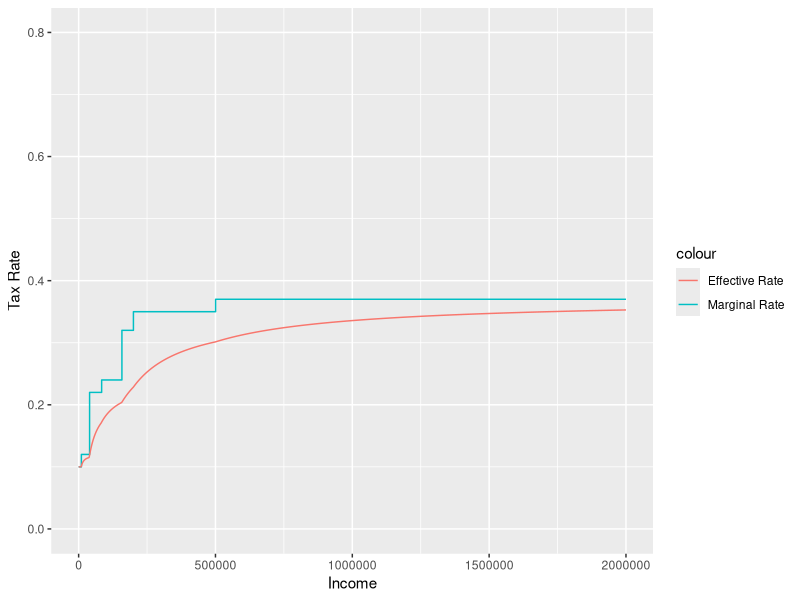
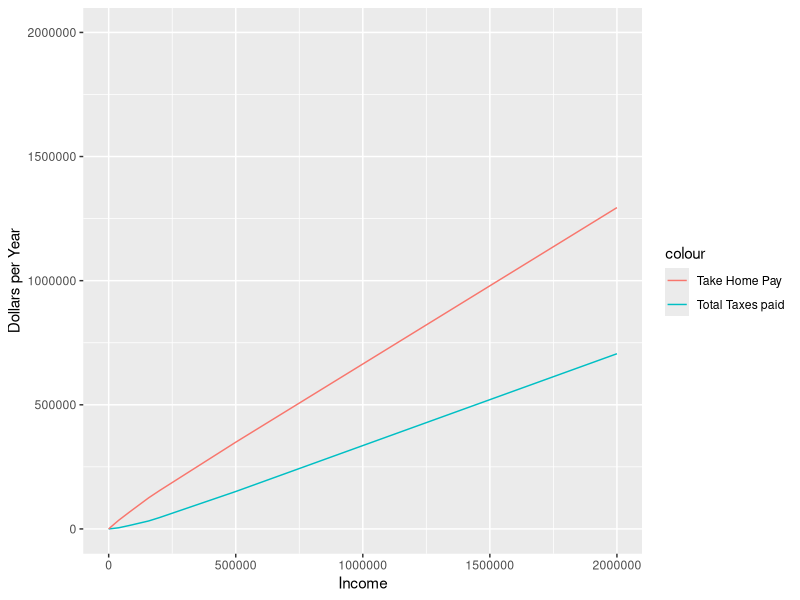

The R script that drew these images, in order:
# Lets talk about TAXES
library(ggplot2)


# Generate function for piecewise splits
splits    <- c(  0, 9525, 38700, 82500, 157500, 200000, 500000, 10000000)
rates     <- c(0.1, 0.12,  0.22,  0.24,   0.32,   0.35,   0.37, 0.7)
rate_function <- stepfun(splits[-1], rates)
max_income <- 2000000


# Calculate actual taxes paid
taxes <- function(x, ...){
    bracket <- max(which(splits < x))  
    priors <- sum((splits[1:bracket]- c(0,splits[1:(bracket - 1)])) * c(0,rates[1:(bracket - 1)]))
    marginal <- rates[bracket]*(x - splits[bracket])   
    return(priors + marginal)
}

# Calculate Take Home Pay
take_home <- function(x, ...){
    return(x - taxes(x))
}

# calculate the actual tax rate
effective_tax_rate <- function(x, ...){
    return(taxes(x) / x)
}

# vectorize the tax rate function
v_tax_rate <- function(x, splits, rates){
    return(sapply(x, FUN = effective_tax_rate))
}

# vectorize the taxes paid function
v_taxes_paid <- function(x, splits, rates){
    return(sapply(x, FUN = taxes))
}

# vectorize the taxes paid function
v_take_home <- function(x, splits, rates){
    return(sapply(x, FUN = take_home))
}

# Plot marginal and effective rates, total taxes paid, and take home pay
ggplot(data.frame(x=c(1,max_income)), aes(x)) +
  stat_function(fun=rate_function, geom="step", aes(colour="Marginal Rate"), n=1000, size = 0.5) +
  stat_function(fun=v_tax_rate, geom="path", aes(colour="Effective Rate"),   n=1000, size = 0.5) +
  ylim(0,0.8) + 
  xlab("Income") +
  ylab("Tax Rate")

ggplot(data.frame(x=c(1,max_income)), aes(x)) +
  stat_function(fun=v_taxes_paid, geom="path", aes(colour="Total Taxes paid"),n=1000, size = 0.5) +
  stat_function(fun=v_take_home, geom="path", aes(colour="Take Home Pay"),    n=1000, size = 0.5) +
  xlab("Income") +
  ylim(0, max_income) + 
  ylab("Dollars per Year")
